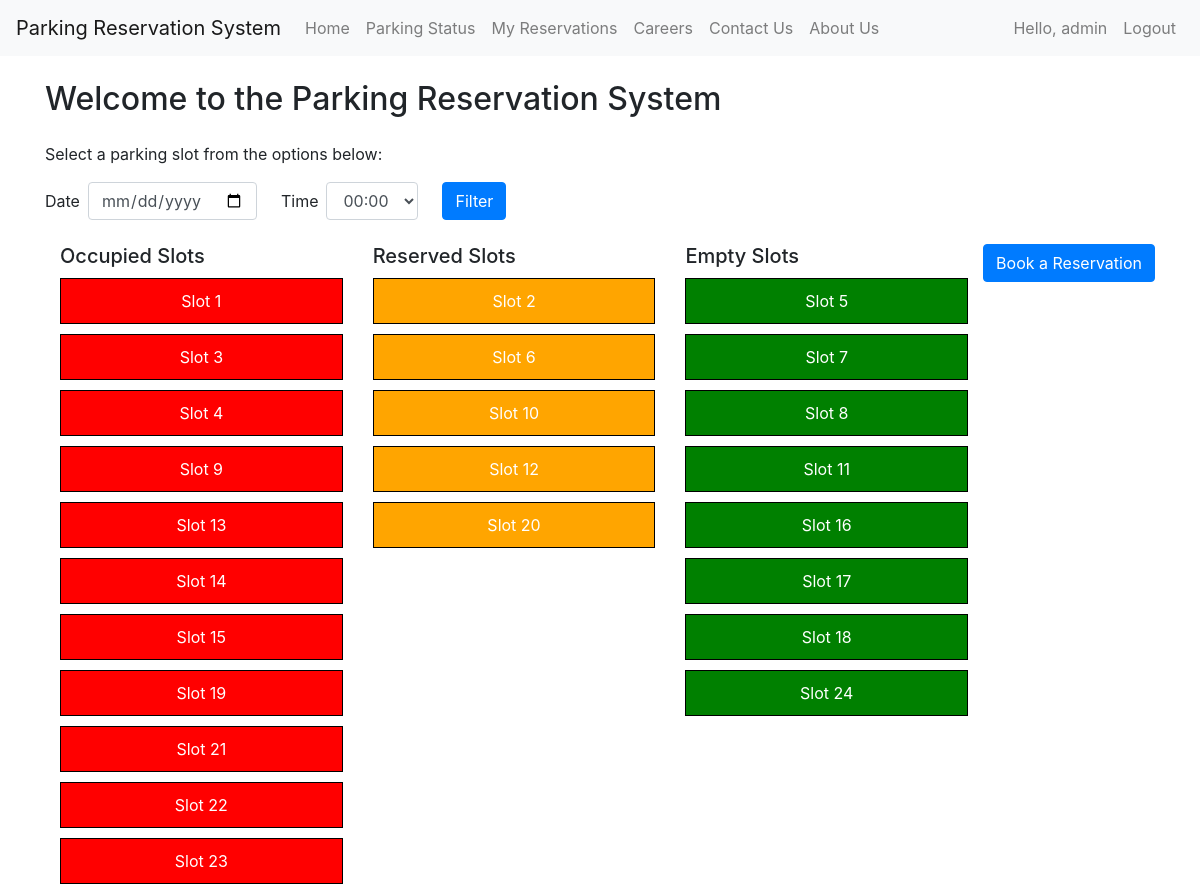
/parking_status (signed in), run on the app's committed database.
### app.py (models this page shows, shortened)
class User(db.Model):
    id = db.Column(db.Integer, primary_key=True)
    username = db.Column(db.String(20), unique=True, nullable=False)
    email = db.Column(db.String(120), unique=True, nullable=False)
    is_admin = db.Column(db.Boolean, default=False)
    vehicle = db.Column(db.String(20), nullable=True)
    password_hash = db.Column(db.String(128))
    @property
    def is_authenticated(self):
        return True

class Slot(db.Model):
    id = db.Column(db.Integer, primary_key=True)
    status = db.Column(db.String(50), nullable=False)
    date = db.Column(db.Date, nullable=True)
    start_time = db.Column(db.Time, nullable=True)
    end_time = db.Column(db.Time, nullable=True)

### app.py (the view)
@app.route('/parking_status')
def parking_status():
    slots = Slot.query.all()
    return render_template('parking_status.html', slots=slots)

### app.py (called while the page is built)
@login_manager.user_loader
def load_user(user_id):
    return User.query.get(int(user_id))

### templates/parking_status.html (shortened to what this page needs)
<!DOCTYPE html>
{% extends "base.html" %} {% block title %} Parking Status {% endblock %} {%
block content %}
<div class="container">
  <h2 class="my-4">Welcome to the Parking Reservation System</h2>
  <p>Select a parking slot from the options below:</p>
  <div class="mb-4">
    <form class="form-inline">
      <div class="form-group">
        <label for="filter_date" class="mr-2">Date</label>
        <input
          type="date"
          class="form-control mr-4"
          id="filter_date"
          name="filter_date"
          required
        />
      </div>
      <div class="form-group">
        <label for="filter_time" class="mr-2">Time</label>
        <select class="form-control mr-4" id="filter_time" name="filter_time">
          {% for i in range(24) %}
          <option value="{{ '%02d:00' % i }}">{{ '%02d:00' % i }}</option>
          {% endfor %}
        </select>
      </div>
      <button type="submit" class="btn btn-primary">Filter</button>
    </form>
  </div>
  <div class="mb-4">
    <a href="/reserve" class="btn btn-primary float-right"
      >Book a Reservation</a
    >
  </div>
  <div class="row">
    <div class="col-4">
      <h5>Occupied Slots</h5>
      {% for slot in slots if slot.status == 'occupied' %}
      <div class="slot occupied">Slot {{ slot.id }}</div>
      {% endfor %}
    </div>
    <div class="col-4">
      <h5>Reserved Slots</h5>
      {% for slot in slots if slot.status == 'reserved' %}
      <div class="slot reserved">Slot {{ slot.id }}</div>
      {% endfor %}
    </div>
    <div class="col-4">
      <h5>Empty Slots</h5>
      {% for slot in slots if slot.status == 'empty' %}
      <div class="slot empty">Slot {{ slot.id }}</div>
      {% endfor %}
    </div>
  </div>
</div>
{% endblock %}

### templates/base.html (shortened to what this page needs)
<!DOCTYPE html>
<html>
  <head>
    <link
      rel="stylesheet"
      href="https://stackpath.bootstrapcdn.com/bootstrap/4.5.0/css/bootstrap.min.css"
    />
  </head>
  <body>
    <nav class="navbar navbar-expand-lg navbar-light bg-light">
      <a class="navbar-brand" href="#">Parking Reservation System</a>
      <div class="collapse navbar-collapse" id="navbarNav">
        <ul class="navbar-nav">
          <li class="nav-item">
            <a class="nav-link" href="/">Home</a>
          </li>
          <li class="nav-item">
            <a class="nav-link" href="/parking_status">Parking Status</a>
          </li>
          {% if current_user.is_authenticated %}
          <li class="nav-item">
            <a class="nav-link" href="/my_reservations">My Reservations</a>
          </li>
          {% endif %}
          <li class="nav-item">
            <a class="nav-link" href="/careers">Careers</a>
          </li>
          <li class="nav-item">
            <a class="nav-link" href="/contact_us">Contact Us</a>
          </li>
          <li class="nav-item">
            <a class="nav-link" href="/about_us">About Us</a>
          </li>
        </ul>
        <ul class="navbar-nav ml-auto">
          {% if current_user.is_authenticated %}
          <li class="nav-item">
            <a class="nav-link">Hello, {{ current_user.username }}</a>
          </li>
          <li class="nav-item">
            <a class="nav-link" href="/logout">Logout</a>
          </li>
          {% else %}
          <li class="nav-item">
            <a class="nav-link" href="/login">Login</a>
          </li>
          {% endif %}
        </ul>
      </div>
    </nav>
    {% block content %}{% endblock %}
  </body>
</html>

### templates/parking_status.html (style rules this page uses)
.slot { border: 1px solid black; padding: 10px; margin: 10px 0; text-align: center; }
.occupied { background-color: red; color: white; }
.reserved { background-color: orange; color: white; }
.empty { background-color: green; color: white; }

### data on the page
User: username "admin"
Slot: id "1"
Slot: id "3"
Slot: id "4"
Slot: id "9"
Slot: id "13"
Slot: id "14"
Slot: id "15"
Slot: id "19"
Slot: id "21"
Slot: id "22"
Slot: id "23"
Slot: id "2"
Slot: id "6"
Slot: id "10"
Slot: id "12"
Slot: id "20"
Slot: id "5"
Slot: id "7"
Slot: id "8"
Slot: id "11"
Slot: id "16"
Slot: id "17"
Slot: id "18"
Slot: id "24"

### other printed values
form field filter_time "00:00"
